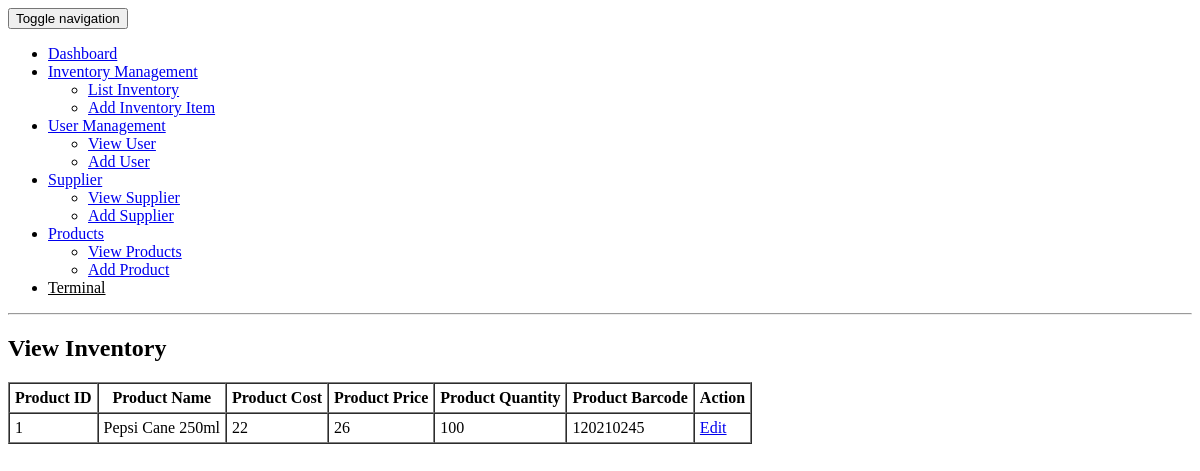
The app's page /view_inventory.php (signed in), older data.
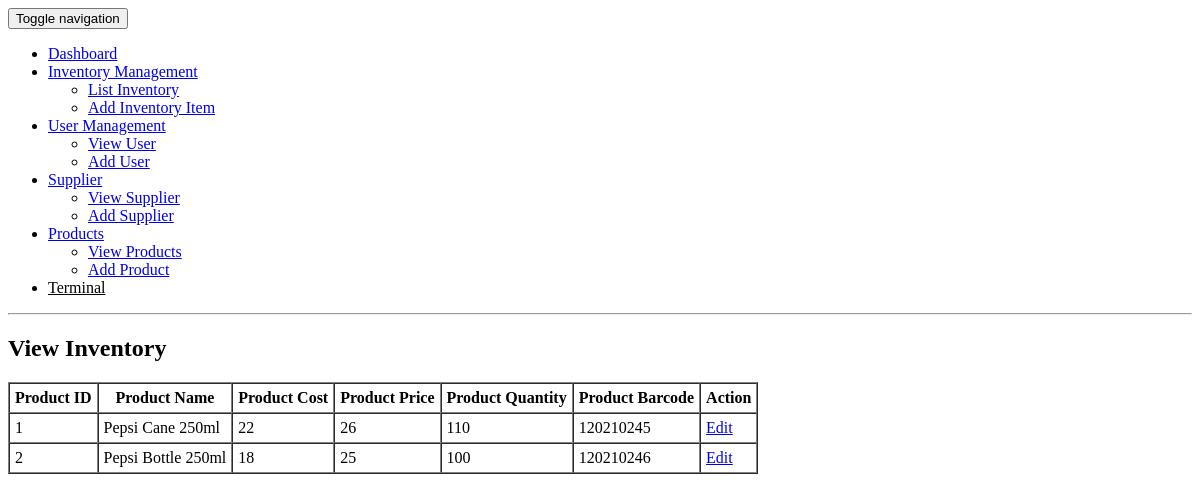
The same page, newer data.
### tables this page shows
CREATE TABLE IF NOT EXISTS `inventory` (
  `inv_id` int(11) NOT NULL,
  `inv_name` varchar(128) NOT NULL,
  `inv_cost` decimal(10,0) NOT NULL,
  `inv_price` decimal(10,0) NOT NULL,
  `inv_quantity` int(11) NOT NULL,
  `inv_barcode` int(11) NOT NULL,
  `inv_ts` timestamp NOT NULL DEFAULT CURRENT_TIMESTAMP
);

### common/class.database.php (called while the page is built, shortened)
<?php
class Database {
    public $_DB;
    public $_query;
    public $_select = array();
    public $_action;
    public $_table;
    public function __construct() {
        try {
            $this->_DB = new PDO('mysql:host=' . DB_HOST . ';dbname=' . DB_NAME, DB_USER, DB_PASS);
            $this->_DB->setAttribute(PDO::ATTR_ERRMODE, PDO::ERRMODE_EXCEPTION);
        } catch (PDOException $e) {
            echo 'ERROR: ' . $e->getMessage();
        }
    }
    public function query($query) {
        try {
            $this->_query = $this->_DB->prepare(filter_var($query, FILTER_SANITIZE_STRING));
            $this->_query->execute();
            $this->_select = array();
        } catch (PDOException $e) {
            $er = $e->errorInfo;
            echo '<p style="font-family:arial; background:#F00; position:absolute; z-index:10000; color:#FFF; padding:5px;">ERROR: ' . $er[2] . '</p>';
        }
    }
    public function build_query() {
        $query = $this->_action;
        if ($this->_action == 'SELECT') {
            if (!empty($this->_select)) {
                foreach ($this->_select as $column_name => $name) {
                    $query .=' ' . $column_name . ' as ' . $name . ', ';
                }
            } else {
                $query .= ' *';
            }
            $query = rtrim($query, ', ');
        }
        if ($this->_action != 'UPDATE' && $this->_action != 'INSERT') {
            $query .= ' FROM ';
        }
        $query .= $this->_table;
        $this->query($query);
    }
    public function all_results($fetch_type = PDO::FETCH_OBJ) {
        return $this->_query->fetchAll($fetch_type);
    }
    public function from($table_name, $num_rows = NULL) {
        $this->_action = 'SELECT';
        $this->_table = $table_name;
        $this->build_query();
    }
}

### classes/class.inventory.php (called while the page is built, shortened)
<?php
class inventory extends database
{
	private $table_name;
	function __construct()
	{
		$this->table_name = 'inventory';
	}
	public function get_int($ID = NULL)
	{
		$this->from($this->table_name);
		return $this->all_results();
	}
}
 ?>

### view_inventory.php (the view, shortened to what this page needs)
<!DOCTYPE html>
<html>
<head>
</head>
<body>
<?php include ABSPATH.'include/menu.php'; ?>
<hr>
<h2>View Inventory</h2>
<?php
$inventory = new inventory();
$results = $inventory->get_int();
if ($results) {
?>
	<table border="1" cellpadding="5" cellspacing="0">
		<tr>
			<th>Product ID</th>
			<th>Product Name</th>
			<th>Product Cost</th>
			<th>Product Price</th>
			<th>Product Quantity</th>
			<th>Product Barcode</th>
			<th>Action</th>
		</tr>
			<?php
			foreach($results as $res){
			echo '<tr>';
			echo '<td>'. $res->inv_id .'</td>';
			echo '<td>'. $res->inv_name .'</td>';
			echo '<td>'. $res->inv_cost.'</td>';
			echo '<td>'. $res->inv_price .'</td>';
			echo '<td>'. $res->inv_quantity .'</td>';
			echo '<td>'. $res->inv_barcode .'</td>';
			echo '<td><a href="add_inventory.php?id='.$res->inv_id.'">Edit</a></td>';
			echo '</tr>';
			}
			?>
	</table>
<?php
}else{
	echo 'Error';
}
?>
</body>
</html>

Row changes from the older to the newer data that the page shows:
changed inventory "Pepsi Cane 250ml": inv_quantity "100" → "110"
added inventory: inv_id "2", inv_name "Pepsi Bottle 250ml", inv_cost "18", inv_price "25", inv_quantity "100", inv_barcode "120210246"
